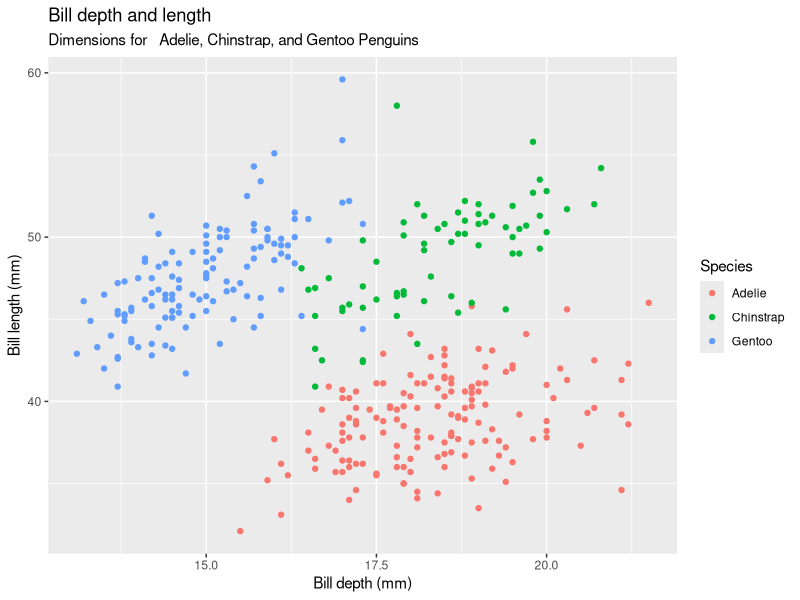

The R source for this figure:
## ---- chunk 1
library(palmerpenguins)
library(tidyverse)
ggplot( penguins, 
      aes(x = bill_depth_mm, y = bill_length_mm,
      colour = species)) +
  geom_point() +
  labs(title = "Bill depth and length",
      subtitle = "Dimensions for   Adelie, Chinstrap, and Gentoo Penguins",
       x = "Bill depth (mm)", 
       y = "Bill length (mm)",
       colour = "Species")

